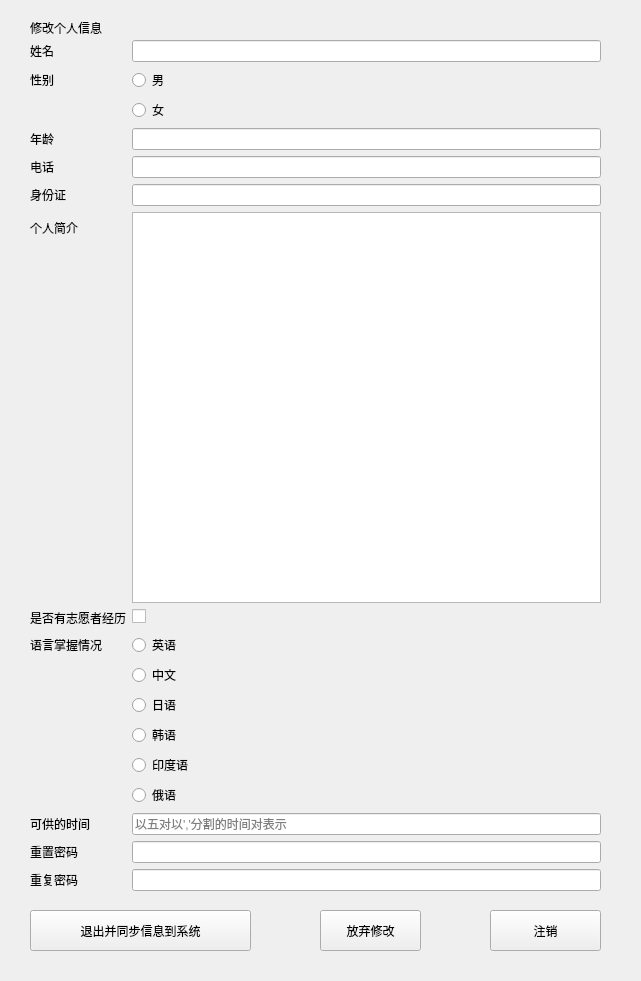
<?xml version="1.0" encoding="UTF-8"?>
<ui version="4.0">
 <class>user</class>
 <widget class="QWidget" name="user">
  <property name="geometry">
   <rect>
    <x>0</x>
    <y>0</y>
    <width>641</width>
    <height>981</height>
   </rect>
  </property>
  <property name="windowTitle">
   <string>志愿者界面</string>
  </property>
  <widget class="QWidget" name="formLayoutWidget">
   <property name="geometry">
    <rect>
     <x>30</x>
     <y>40</y>
     <width>571</width>
     <height>851</height>
    </rect>
   </property>
   <layout class="QFormLayout" name="formLayout">
    <property name="horizontalSpacing">
     <number>6</number>
    </property>
    <item row="0" column="0">
     <widget class="QLabel" name="Label">
      <property name="text">
       <string>姓名</string>
      </property>
     </widget>
    </item>
    <item row="0" column="1">
     <widget class="QLineEdit" name="LineEditName">
      <property name="clearButtonEnabled">
       <bool>true</bool>
      </property>
     </widget>
    </item>
    <item row="1" column="0">
     <widget class="QLabel" name="label_2">
      <property name="text">
       <string>性别</string>
      </property>
     </widget>
    </item>
    <item row="1" column="1">
     <widget class="QRadioButton" name="radioButton">
      <property name="text">
       <string>男</string>
      </property>
     </widget>
    </item>
    <item row="2" column="1">
     <widget class="QRadioButton" name="radioButton_2">
      <property name="text">
       <string>女</string>
      </property>
     </widget>
    </item>
    <item row="3" column="0">
     <widget class="QLabel" name="Label_2">
      <property name="text">
       <string>年龄</string>
      </property>
     </widget>
    </item>
    <item row="3" column="1">
     <widget class="QLineEdit" name="LineEditAge">
      <property name="clearButtonEnabled">
       <bool>true</bool>
      </property>
     </widget>
    </item>
    <item row="4" column="0">
     <widget class="QLabel" name="Label_3">
      <property name="text">
       <string>电话</string>
      </property>
     </widget>
    </item>
    <item row="4" column="1">
     <widget class="QLineEdit" name="LineEditTelephone">
      <property name="clearButtonEnabled">
       <bool>true</bool>
      </property>
     </widget>
    </item>
    <item row="5" column="0">
     <widget class="QLabel" name="Label_4">
      <property name="text">
       <string>身份证</string>
      </property>
     </widget>
    </item>
    <item row="5" column="1">
     <widget class="QLineEdit" name="LineEditIdCard">
      <property name="clearButtonEnabled">
       <bool>true</bool>
      </property>
     </widget>
    </item>
    <item row="6" column="0">
     <widget class="QLabel" name="label">
      <property name="text">
       <string>个人简介</string>
      </property>
     </widget>
    </item>
    <item row="7" column="0">
     <widget class="QLabel" name="Label_5">
      <property name="text">
       <string>是否有志愿者经历</string>
      </property>
     </widget>
    </item>
    <item row="7" column="1">
     <widget class="QCheckBox" name="CheckBox"/>
    </item>
    <item row="8" column="0">
     <widget class="QLabel" name="label_3">
      <property name="text">
       <string>语言掌握情况</string>
      </property>
     </widget>
    </item>
    <item row="8" column="1">
     <widget class="QRadioButton" name="radioButton_3">
      <property name="text">
       <string>英语</string>
      </property>
      <property name="autoExclusive">
       <bool>false</bool>
      </property>
     </widget>
    </item>
    <item row="9" column="1">
     <widget class="QRadioButton" name="radioButton_4">
      <property name="text">
       <string>中文</string>
      </property>
      <property name="autoExclusive">
       <bool>false</bool>
      </property>
     </widget>
    </item>
    <item row="10" column="1">
     <widget class="QRadioButton" name="radioButton_5">
      <property name="text">
       <string>日语</string>
      </property>
      <property name="autoExclusive">
       <bool>false</bool>
      </property>
     </widget>
    </item>
    <item row="11" column="1">
     <widget class="QRadioButton" name="radioButton_6">
      <property name="text">
       <string>韩语</string>
      </property>
      <property name="autoExclusive">
       <bool>false</bool>
      </property>
     </widget>
    </item>
    <item row="12" column="1">
     <widget class="QRadioButton" name="radioButton_7">
      <property name="text">
       <string>印度语</string>
      </property>
      <property name="autoExclusive">
       <bool>false</bool>
      </property>
     </widget>
    </item>
    <item row="13" column="1">
     <widget class="QRadioButton" name="radioButton_8">
      <property name="text">
       <string>俄语</string>
      </property>
      <property name="autoExclusive">
       <bool>false</bool>
      </property>
     </widget>
    </item>
    <item row="14" column="0">
     <widget class="QLabel" name="Label_6">
      <property name="text">
       <string>可供的时间</string>
      </property>
     </widget>
    </item>
    <item row="14" column="1">
     <widget class="QLineEdit" name="LineEdit">
      <property name="placeholderText">
       <string>以五对以','分割的时间对表示</string>
      </property>
      <property name="clearButtonEnabled">
       <bool>true</bool>
      </property>
     </widget>
    </item>
    <item row="15" column="0">
     <widget class="QLabel" name="Label_7">
      <property name="text">
       <string>重置密码</string>
      </property>
     </widget>
    </item>
    <item row="15" column="1">
     <widget class="QLineEdit" name="LineEdit_2">
      <property name="echoMode">
       <enum>QLineEdit::Password</enum>
      </property>
      <property name="clearButtonEnabled">
       <bool>true</bool>
      </property>
     </widget>
    </item>
    <item row="16" column="0">
     <widget class="QLabel" name="Label_8">
      <property name="text">
       <string>重复密码</string>
      </property>
     </widget>
    </item>
    <item row="16" column="1">
     <widget class="QLineEdit" name="LineEdit_3">
      <property name="echoMode">
       <enum>QLineEdit::Password</enum>
      </property>
      <property name="clearButtonEnabled">
       <bool>true</bool>
      </property>
     </widget>
    </item>
    <item row="6" column="1">
     <widget class="QTextEdit" name="textEdit"/>
    </item>
   </layout>
   <zorder>radioButton_8</zorder>
   <zorder>Label</zorder>
   <zorder>LineEditName</zorder>
   <zorder>radioButton</zorder>
   <zorder>Label_2</zorder>
   <zorder>LineEditAge</zorder>
   <zorder>Label_3</zorder>
   <zorder>LineEditTelephone</zorder>
   <zorder>Label_4</zorder>
   <zorder>LineEditIdCard</zorder>
   <zorder>label</zorder>
   <zorder>textEdit</zorder>
   <zorder>Label_5</zorder>
   <zorder>CheckBox</zorder>
   <zorder>radioButton_2</zorder>
   <zorder>label_2</zorder>
   <zorder>radioButton_3</zorder>
   <zorder>label_3</zorder>
   <zorder>radioButton_4</zorder>
   <zorder>radioButton_5</zorder>
   <zorder>radioButton_6</zorder>
   <zorder>radioButton_7</zorder>
   <zorder>Label_6</zorder>
   <zorder>LineEdit</zorder>
   <zorder>Label_7</zorder>
   <zorder>LineEdit_2</zorder>
   <zorder>Label_8</zorder>
   <zorder>LineEdit_3</zorder>
  </widget>
  <widget class="QLabel" name="label_4">
   <property name="geometry">
    <rect>
     <x>30</x>
     <y>20</y>
     <width>151</width>
     <height>16</height>
    </rect>
   </property>
   <property name="text">
    <string>修改个人信息</string>
   </property>
  </widget>
  <widget class="QPushButton" name="pushButton">
   <property name="geometry">
    <rect>
     <x>490</x>
     <y>910</y>
     <width>111</width>
     <height>41</height>
    </rect>
   </property>
   <property name="text">
    <string>注销</string>
   </property>
  </widget>
  <widget class="QPushButton" name="pushButton_2">
   <property name="geometry">
    <rect>
     <x>30</x>
     <y>910</y>
     <width>221</width>
     <height>41</height>
    </rect>
   </property>
   <property name="text">
    <string>退出并同步信息到系统</string>
   </property>
  </widget>
  <widget class="QPushButton" name="pushButton_3">
   <property name="geometry">
    <rect>
     <x>320</x>
     <y>910</y>
     <width>101</width>
     <height>41</height>
    </rect>
   </property>
   <property name="text">
    <string>放弃修改</string>
   </property>
  </widget>
 </widget>
 <resources/>
 <connections/>
</ui>
